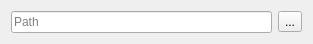
<?xml version="1.0" encoding="UTF-8"?>
<ui version="4.0">
 <class>FileEdit</class>
 <widget class="QWidget" name="FileEdit">
  <property name="geometry">
   <rect>
    <x>0</x>
    <y>0</y>
    <width>313</width>
    <height>40</height>
   </rect>
  </property>
  <property name="windowTitle">
   <string>Form</string>
  </property>
  <layout class="QGridLayout" name="gridLayout">
   <item row="0" column="0">
    <widget class="QLineEdit" name="path_lineEdit">
     <property name="maxLength">
      <number>260</number>
     </property>
     <property name="readOnly">
      <bool>false</bool>
     </property>
     <property name="placeholderText">
      <string>Path</string>
     </property>
    </widget>
   </item>
   <item row="0" column="1">
    <widget class="QToolButton" name="browse_button">
     <property name="text">
      <string>...</string>
     </property>
    </widget>
   </item>
  </layout>
 </widget>
 <resources/>
 <connections/>
</ui>
